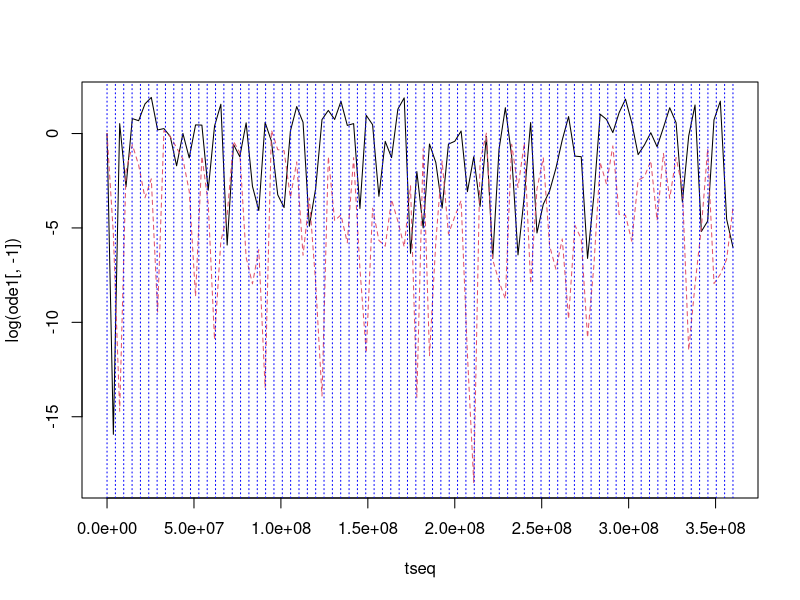

Here is the R script that generated this plot:
####################################################################################
# Include temperature fluctuations in pred-prey models from Fussmann et al. (2014) #
####################################################################################

arrhenius <- function(Tt,E0,E1,T0=293.15,k=8.617*10^-5){
  E0 * exp( E1*(Tt-T0) / (k*Tt*T0) )
}

cr <- function(t,y,parms){
  
  tpos <- which(tseq>=t)[1]
  # use params from *element* number matching end of time interval
  
  r <- r[tpos]
  K <- K[tpos]
  a <- a[tpos]
  b <- b[tpos]
  x <- x[tpos]
  eps <- 0.85
  
  R <- y[1]
  C <- y[2]
  dR <- R * ( r*(1-R/K) - a*C/(b+R) )
  dC <- C * ( eps*a*R/(b+R) - x )
  
  list(c(dR,dC))
}
  # R = prey biomass (g/m^2)
  # C = predator biomass (g/m^2)
  # r = prey intrinsic rate of increase (low density, absence of predator)
  # K = prey carrying capacity (absence of predators)
  # a = rate at which predator encounters prey
  # b = prey density at which predator is feeding at 1/2 max capacity
  # eps = number of predators produced for each prey eaten
  # x = consumption rate required for predator to sustain itself
  # tau = step length

rE0 <- 8.715*10^-7
KE0 <- 5.623
aE0 <- 8.408*10^-6
bE0 <- 3.664
xE0 <- 2.689*10^-6

# rE1 <- 0.84
# KE1 <- -0.772
# aE1 <- 0.467
# bE1 <- -0.114
# xE1 <- 0.639
  # From species-level averages
  # change slopes later
  # r units are per SECOND; pop more than triples every 24h

rE1 <- 0.84
KE1 <- -0.508
aE1 <- 0.708
bE1 <- -0.678
xE1 <- 0.428
  # From Fig. S1

nt <- 100 # number of timesteps to calculate densities for
tmax <- 10^5 * 60^2  # maximum length of time in seconds
tseq <- seq(0,tmax,length.out=nt)
nP <- 75 # number of perturbations over time series
lP <- nt/nP # perturbation length in nt units

Tmu <- 10
Psd <- 10
Pvals <- rnorm(nP,mean=0,sd=Psd)
Pt <- rep(Pvals,each=lP)
Tt <- rep(Tmu + 293.15,nt) + Pt

r <- arrhenius(Tt,rE0,rE1)
K <- arrhenius(Tt,KE0,KE1)
a <- arrhenius(Tt,aE0,aE1)
b <- arrhenius(Tt,bE0,bE1)
x <- arrhenius(Tt,xE0,xE1)
eps <- 0.85
  # will have to hold each of these constant for multiple timesteps
  # (otherwise numerical approximation of continuous time doesn't work)

R0 <- 1
C0 <- 1

library(deSolve)
ode1 <- rk(y=c(R0=R0,C0=C0),times=tseq,func=cr,parms=NULL)
matplot(tseq,log(ode1[,-1]),type="l")
abline(v=seq(0,tmax,length.out=nP+1),col="blue",lty=3)  
  # +1 accounts for t=0

  # - sometimes transient dynamics persist for ages; other times, snaps straight into 
  # new regime 
  # - the longer the intervals between temperature switches, the lesss transient 
  # dynamics matter
  # - negative perturbations > positive perturbations?
  # - perturbations every timestep breaks the simulation

  # predator dynamics (rate of increase) slower than prey -> sharp vs blunt peaks

# TODO
# - check approximation for errors, and how this varies with n perturbations
# - chemostat resource
# - resource dynamics when generalist consumer unaffected by resource
# = a practical guide to Ecological Modelling Soetaert & Herman
